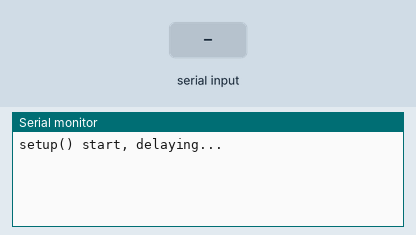
Simulated run of this sketch. Board: Arduino Uno, built with avr-gcc and run on an emulated ATmega328P. Parts: the last lines printed to the serial monitor. Inputs (shaded band) come from the test bench.

Above: at 1.2 s.
1.3 s: "1" received over the second serial link
At 2.5 s:
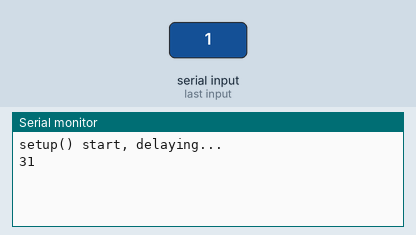
2.8 s: "0" received over the second serial link
At 3.7 s:
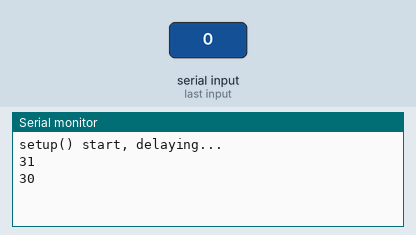
4.3 s: "2" received over the second serial link
At 4.9 s:
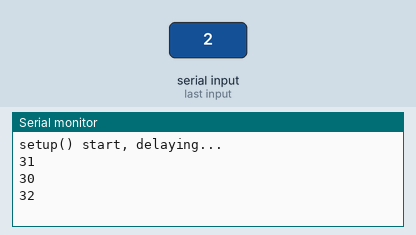

The sketch:

kline_listener.ino
```cpp
#include <AltSoftSerial.h>
#include <SoftwareSerial.h>

#define RX_PIN 6
#define TX_PIN 7

AltSoftSerial kline = AltSoftSerial(RX_PIN, TX_PIN);

void setup() {
  // put your setup code here, to run once:
    Serial.begin(115200);
    Serial.println("setup() start, delaying...");

    kline.begin(10400);
}

void loop() {
  // put your main code here, to run repeatedly:

  if (kline.available() > 0) {
     byte b = kline.read();
     Serial.println(b, HEX);
  }
}
```

Measured:
- after the input at 1.3 s, the serial monitor: prints a new line at once (image 1)
- after the input at 2.8 s, the serial monitor: prints a new line at once (image 2)
- after the input at 4.3 s, the serial monitor: prints a new line at once (image 3)
